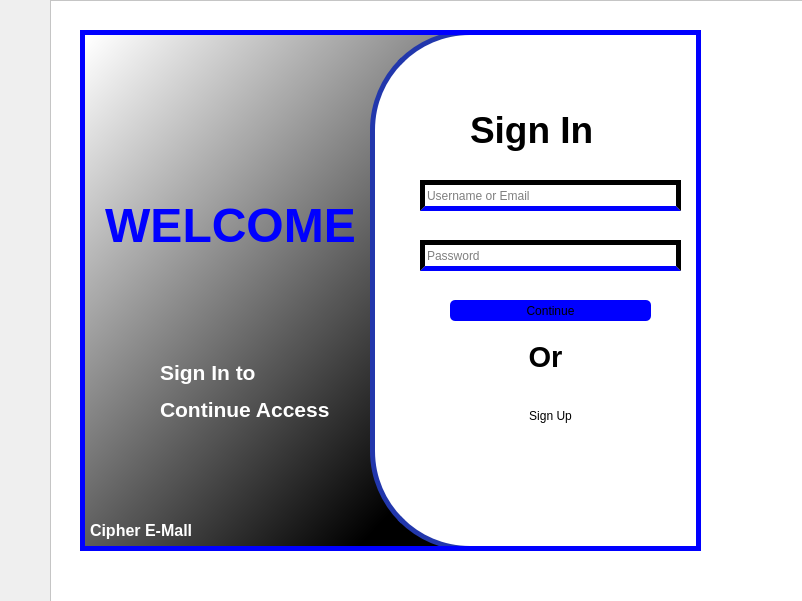
<?xml version="1.0" encoding="UTF-8"?>
<ui version="4.0">
 <class>MainWindow</class>
 <widget class="QMainWindow" name="MainWindow">
  <property name="geometry">
   <rect>
    <x>0</x>
    <y>0</y>
    <width>802</width>
    <height>601</height>
   </rect>
  </property>
  <property name="windowTitle">
   <string>MainWindow</string>
  </property>
  <widget class="QWidget" name="centralwidget">
   <widget class="QFrame" name="main_bg_frame">
    <property name="geometry">
     <rect>
      <x>50</x>
      <y>0</y>
      <width>811</width>
      <height>611</height>
     </rect>
    </property>
    <property name="styleSheet">
     <string notr="true">background-color: white;
</string>
    </property>
    <property name="frameShape">
     <enum>QFrame::StyledPanel</enum>
    </property>
    <property name="frameShadow">
     <enum>QFrame::Raised</enum>
    </property>
    <widget class="QFrame" name="login_frame">
     <property name="geometry">
      <rect>
       <x>350</x>
       <y>30</y>
       <width>301</width>
       <height>521</height>
      </rect>
     </property>
     <property name="styleSheet">
      <string notr="true">images:url(:/images/templatemall.png);
background: none;
border: 5px solid blue;
border-left-color: none;
border-radius: 200px</string>
     </property>
     <property name="frameShape">
      <enum>QFrame::StyledPanel</enum>
     </property>
     <property name="frameShadow">
      <enum>QFrame::Raised</enum>
     </property>
     <widget class="QStackedWidget" name="sign_in_page">
      <property name="geometry">
       <rect>
        <x>-10</x>
        <y>50</y>
        <width>301</width>
        <height>411</height>
       </rect>
      </property>
      <property name="styleSheet">
       <string notr="true">background: none;
border: none;</string>
      </property>
      <property name="currentIndex">
       <number>0</number>
      </property>
      <widget class="QWidget" name="sign_in_pae">
       <widget class="QFrame" name="sign_in_frame">
        <property name="geometry">
         <rect>
          <x>10</x>
          <y>0</y>
          <width>291</width>
          <height>381</height>
         </rect>
        </property>
        <property name="styleSheet">
         <string notr="true">background-color: none;
border: none</string>
        </property>
        <property name="frameShape">
         <enum>QFrame::StyledPanel</enum>
        </property>
        <property name="frameShadow">
         <enum>QFrame::Raised</enum>
        </property>
        <widget class="QLineEdit" name="password_edit">
         <property name="geometry">
          <rect>
           <x>20</x>
           <y>160</y>
           <width>261</width>
           <height>31</height>
          </rect>
         </property>
         <property name="styleSheet">
          <string notr="true">font: 8pt &quot;CentSchbkCyrill BT&quot;;
text-decoration: none;
border: 5px solid;
border-bottom-color: blue</string>
         </property>
         <property name="text">
          <string/>
         </property>
         <property name="echoMode">
          <enum>QLineEdit::Password</enum>
         </property>
         <property name="placeholderText">
          <string>Password</string>
         </property>
         <property name="clearButtonEnabled">
          <bool>true</bool>
         </property>
        </widget>
        <widget class="QLineEdit" name="user_name_email_line">
         <property name="geometry">
          <rect>
           <x>20</x>
           <y>100</y>
           <width>261</width>
           <height>31</height>
          </rect>
         </property>
         <property name="styleSheet">
          <string notr="true">font: 8pt &quot;CentSchbkCyrill BT&quot;;
text-decoration: none;
border: 5px solid;
border-bottom-color: blue</string>
         </property>
         <property name="text">
          <string/>
         </property>
         <property name="placeholderText">
          <string>Username or Email</string>
         </property>
         <property name="clearButtonEnabled">
          <bool>true</bool>
         </property>
        </widget>
        <widget class="QLabel" name="sign_in_label_2">
         <property name="geometry">
          <rect>
           <x>70</x>
           <y>20</y>
           <width>141</width>
           <height>61</height>
          </rect>
         </property>
         <property name="styleSheet">
          <string notr="true">font: 28pt &quot;CentSchbkCyrill BT&quot;;</string>
         </property>
         <property name="text">
          <string>&lt;html&gt;&lt;head/&gt;&lt;body&gt;&lt;p&gt;&lt;span style=&quot; font-size:28pt; font-weight:600;&quot;&gt;Sign In&lt;/span&gt;&lt;/p&gt;&lt;/body&gt;&lt;/html&gt;</string>
         </property>
        </widget>
        <widget class="QPushButton" name="continue_button">
         <property name="geometry">
          <rect>
           <x>50</x>
           <y>220</y>
           <width>201</width>
           <height>21</height>
          </rect>
         </property>
         <property name="styleSheet">
          <string notr="true">QPushButton {
                background-color: blue;
                border: none;
                border-radius: 5px;
            }
QPushButton:hover {
                background-color: #8f8f8f;
            }</string>
         </property>
         <property name="text">
          <string>Continue</string>
         </property>
        </widget>
        <widget class="QLabel" name="label">
         <property name="geometry">
          <rect>
           <x>100</x>
           <y>260</y>
           <width>91</width>
           <height>31</height>
          </rect>
         </property>
         <property name="text">
          <string>&lt;html&gt;&lt;head/&gt;&lt;body&gt;&lt;p align=&quot;center&quot;&gt;&lt;span style=&quot; font-size:22pt; font-weight:600;&quot;&gt;Or&lt;/span&gt;&lt;/p&gt;&lt;/body&gt;&lt;/html&gt;</string>
         </property>
        </widget>
       </widget>
       <widget class="QPushButton" name="continue_button_3">
        <property name="geometry">
         <rect>
          <x>50</x>
          <y>310</y>
          <width>221</width>
          <height>51</height>
         </rect>
        </property>
        <property name="styleSheet">
         <string notr="true">QPushButton {
                background-color: blue;
                border: none;
                border-radius: 5px;
            }
QPushButton:hover {
                background-color: #8f8f8f;
            };
</string>
        </property>
        <property name="text">
         <string>Sign Up</string>
        </property>
       </widget>
      </widget>
      <widget class="QWidget" name="sign_up_page">
       <widget class="QFrame" name="sign_in_frame_2">
        <property name="geometry">
         <rect>
          <x>10</x>
          <y>30</y>
          <width>291</width>
          <height>321</height>
         </rect>
        </property>
        <property name="styleSheet">
         <string notr="true">background-color: none;
border: none</string>
        </property>
        <property name="frameShape">
         <enum>QFrame::StyledPanel</enum>
        </property>
        <property name="frameShadow">
         <enum>QFrame::Raised</enum>
        </property>
        <widget class="QLineEdit" name="password_edit_2">
         <property name="geometry">
          <rect>
           <x>20</x>
           <y>200</y>
           <width>261</width>
           <height>31</height>
          </rect>
         </property>
         <property name="styleSheet">
          <string notr="true">font: 8pt &quot;CentSchbkCyrill BT&quot;;
text-decoration: none;
border: 5px solid;
border-bottom-color: blue</string>
         </property>
         <property name="text">
          <string/>
         </property>
         <property name="placeholderText">
          <string>Password</string>
         </property>
         <property name="clearButtonEnabled">
          <bool>true</bool>
         </property>
        </widget>
        <widget class="QLineEdit" name="user_name_email_line_2">
         <property name="geometry">
          <rect>
           <x>20</x>
           <y>100</y>
           <width>261</width>
           <height>31</height>
          </rect>
         </property>
         <property name="styleSheet">
          <string notr="true">font: 8pt &quot;CentSchbkCyrill BT&quot;;
text-decoration: none;
border: 5px solid;
border-bottom-color: blue</string>
         </property>
         <property name="text">
          <string/>
         </property>
         <property name="placeholderText">
          <string>Username</string>
         </property>
         <property name="clearButtonEnabled">
          <bool>true</bool>
         </property>
        </widget>
        <widget class="QLabel" name="sign_in_label_3">
         <property name="geometry">
          <rect>
           <x>70</x>
           <y>20</y>
           <width>151</width>
           <height>61</height>
          </rect>
         </property>
         <property name="styleSheet">
          <string notr="true">font: 28pt &quot;CentSchbkCyrill BT&quot;;</string>
         </property>
         <property name="text">
          <string>&lt;html&gt;&lt;head/&gt;&lt;body&gt;&lt;p&gt;&lt;span style=&quot; font-weight:600;&quot;&gt;Sign Up&lt;/span&gt;&lt;/p&gt;&lt;/body&gt;&lt;/html&gt;</string>
         </property>
        </widget>
        <widget class="QPushButton" name="submit_button">
         <property name="geometry">
          <rect>
           <x>50</x>
           <y>270</y>
           <width>201</width>
           <height>21</height>
          </rect>
         </property>
         <property name="styleSheet">
          <string notr="true">QPushButton {
                background-color: blue;
                border: none;
                border-radius: 5px;
            }
QPushButton:hover {
                background-color: #8f8f8f;
            }</string>
         </property>
         <property name="text">
          <string>Submit</string>
         </property>
        </widget>
        <widget class="QLineEdit" name="user_name_email_line_3">
         <property name="geometry">
          <rect>
           <x>20</x>
           <y>150</y>
           <width>261</width>
           <height>31</height>
          </rect>
         </property>
         <property name="styleSheet">
          <string notr="true">font: 8pt &quot;CentSchbkCyrill BT&quot;;
text-decoration: none;
border: 5px solid;
border-bottom-color: blue</string>
         </property>
         <property name="text">
          <string/>
         </property>
         <property name="placeholderText">
          <string>Email</string>
         </property>
         <property name="clearButtonEnabled">
          <bool>true</bool>
         </property>
        </widget>
       </widget>
      </widget>
     </widget>
    </widget>
    <widget class="QFrame" name="color_welcome_frame">
     <property name="geometry">
      <rect>
       <x>30</x>
       <y>30</y>
       <width>401</width>
       <height>521</height>
      </rect>
     </property>
     <property name="styleSheet">
      <string notr="true">border: 5px solid blue;
background-color: qlineargradient(spread:pad, x1:0.784, y1:0.920091, x2:0.039, y2:0, stop:0 rgba(0, 0, 0, 255), stop:1 rgba(255, 255, 255, 255));
border-right-color: none;</string>
     </property>
     <property name="frameShape">
      <enum>QFrame::StyledPanel</enum>
     </property>
     <property name="frameShadow">
      <enum>QFrame::Raised</enum>
     </property>
     <widget class="QFrame" name="welcome_frame">
      <property name="geometry">
       <rect>
        <x>10</x>
        <y>0</y>
        <width>441</width>
        <height>581</height>
       </rect>
      </property>
      <property name="styleSheet">
       <string notr="true">background-color: none;
border: none</string>
      </property>
      <property name="frameShape">
       <enum>QFrame::StyledPanel</enum>
      </property>
      <property name="frameShadow">
       <enum>QFrame::Raised</enum>
      </property>
      <widget class="QFrame" name="curved_line_frame">
       <property name="geometry">
        <rect>
         <x>280</x>
         <y>0</y>
         <width>521</width>
         <height>521</height>
        </rect>
       </property>
       <property name="styleSheet">
        <string notr="true">border-color: rgb(34, 55, 172);
border: 5px solid rgb(34, 55, 172);
border-radius: 100px;
background-color: white;</string>
       </property>
       <property name="frameShape">
        <enum>QFrame::StyledPanel</enum>
       </property>
       <property name="frameShadow">
        <enum>QFrame::Raised</enum>
       </property>
      </widget>
      <widget class="QFrame" name="welcome_text_frame">
       <property name="geometry">
        <rect>
         <x>-10</x>
         <y>140</y>
         <width>291</width>
         <height>111</height>
        </rect>
       </property>
       <property name="frameShape">
        <enum>QFrame::StyledPanel</enum>
       </property>
       <property name="frameShadow">
        <enum>QFrame::Raised</enum>
       </property>
       <widget class="QLabel" name="welcome_label">
        <property name="geometry">
         <rect>
          <x>10</x>
          <y>20</y>
          <width>281</width>
          <height>71</height>
         </rect>
        </property>
        <property name="styleSheet">
         <string notr="true">font: 75 24pt &quot;CentSchbkCyrill BT&quot;;</string>
        </property>
        <property name="text">
         <string>&lt;html&gt;&lt;head/&gt;&lt;body&gt;&lt;p align=&quot;center&quot;&gt;&lt;span style=&quot; font-size:36pt; font-weight:600; color:#0000ff;&quot;&gt;WELCOME&lt;/span&gt;&lt;/p&gt;&lt;/body&gt;&lt;/html&gt;</string>
        </property>
       </widget>
      </widget>
      <widget class="QFrame" name="logo_frame">
       <property name="geometry">
        <rect>
         <x>0</x>
         <y>10</y>
         <width>171</width>
         <height>131</height>
        </rect>
       </property>
       <property name="styleSheet">
        <string notr="true">image:url(:/images/E-MALL.png)</string>
       </property>
       <property name="frameShape">
        <enum>QFrame::StyledPanel</enum>
       </property>
       <property name="frameShadow">
        <enum>QFrame::Raised</enum>
       </property>
      </widget>
      <widget class="QFrame" name="sign_in_text_frame">
       <property name="geometry">
        <rect>
         <x>70</x>
         <y>310</y>
         <width>191</width>
         <height>91</height>
        </rect>
       </property>
       <property name="frameShape">
        <enum>QFrame::StyledPanel</enum>
       </property>
       <property name="frameShadow">
        <enum>QFrame::Raised</enum>
       </property>
       <widget class="QLabel" name="sign_in_label">
        <property name="geometry">
         <rect>
          <x>0</x>
          <y>20</y>
          <width>191</width>
          <height>61</height>
         </rect>
        </property>
        <property name="styleSheet">
         <string notr="true">font: &quot;CentSchbkCyrill BT&quot;;
font: 8pt &quot;Century725 Cn BT&quot;;</string>
        </property>
        <property name="text">
         <string>&lt;html&gt;&lt;head/&gt;&lt;body&gt;&lt;p&gt;&lt;span style=&quot; font-size:16pt; font-weight:600; color:#ffffff;&quot;&gt;Sign In to&lt;/span&gt;&lt;/p&gt;&lt;p&gt;&lt;span style=&quot; font-size:16pt; font-weight:600; color:#ffffff;&quot;&gt;Continue Access&lt;/span&gt;&lt;/p&gt;&lt;/body&gt;&lt;/html&gt;</string>
        </property>
       </widget>
      </widget>
      <widget class="QLabel" name="cipher_label">
       <property name="geometry">
        <rect>
         <x>0</x>
         <y>490</y>
         <width>131</width>
         <height>21</height>
        </rect>
       </property>
       <property name="text">
        <string>&lt;html&gt;&lt;head/&gt;&lt;body&gt;&lt;p&gt;&lt;span style=&quot; font-size:12pt; font-weight:600; color:#ffffff;&quot;&gt;Cipher E-Mall&lt;/span&gt;&lt;/p&gt;&lt;/body&gt;&lt;/html&gt;</string>
       </property>
      </widget>
     </widget>
    </widget>
    <zorder>color_welcome_frame</zorder>
    <zorder>login_frame</zorder>
   </widget>
  </widget>
 </widget>
 <resources>
  <include location="images.qrc"/>
 </resources>
 <connections/>
</ui>
